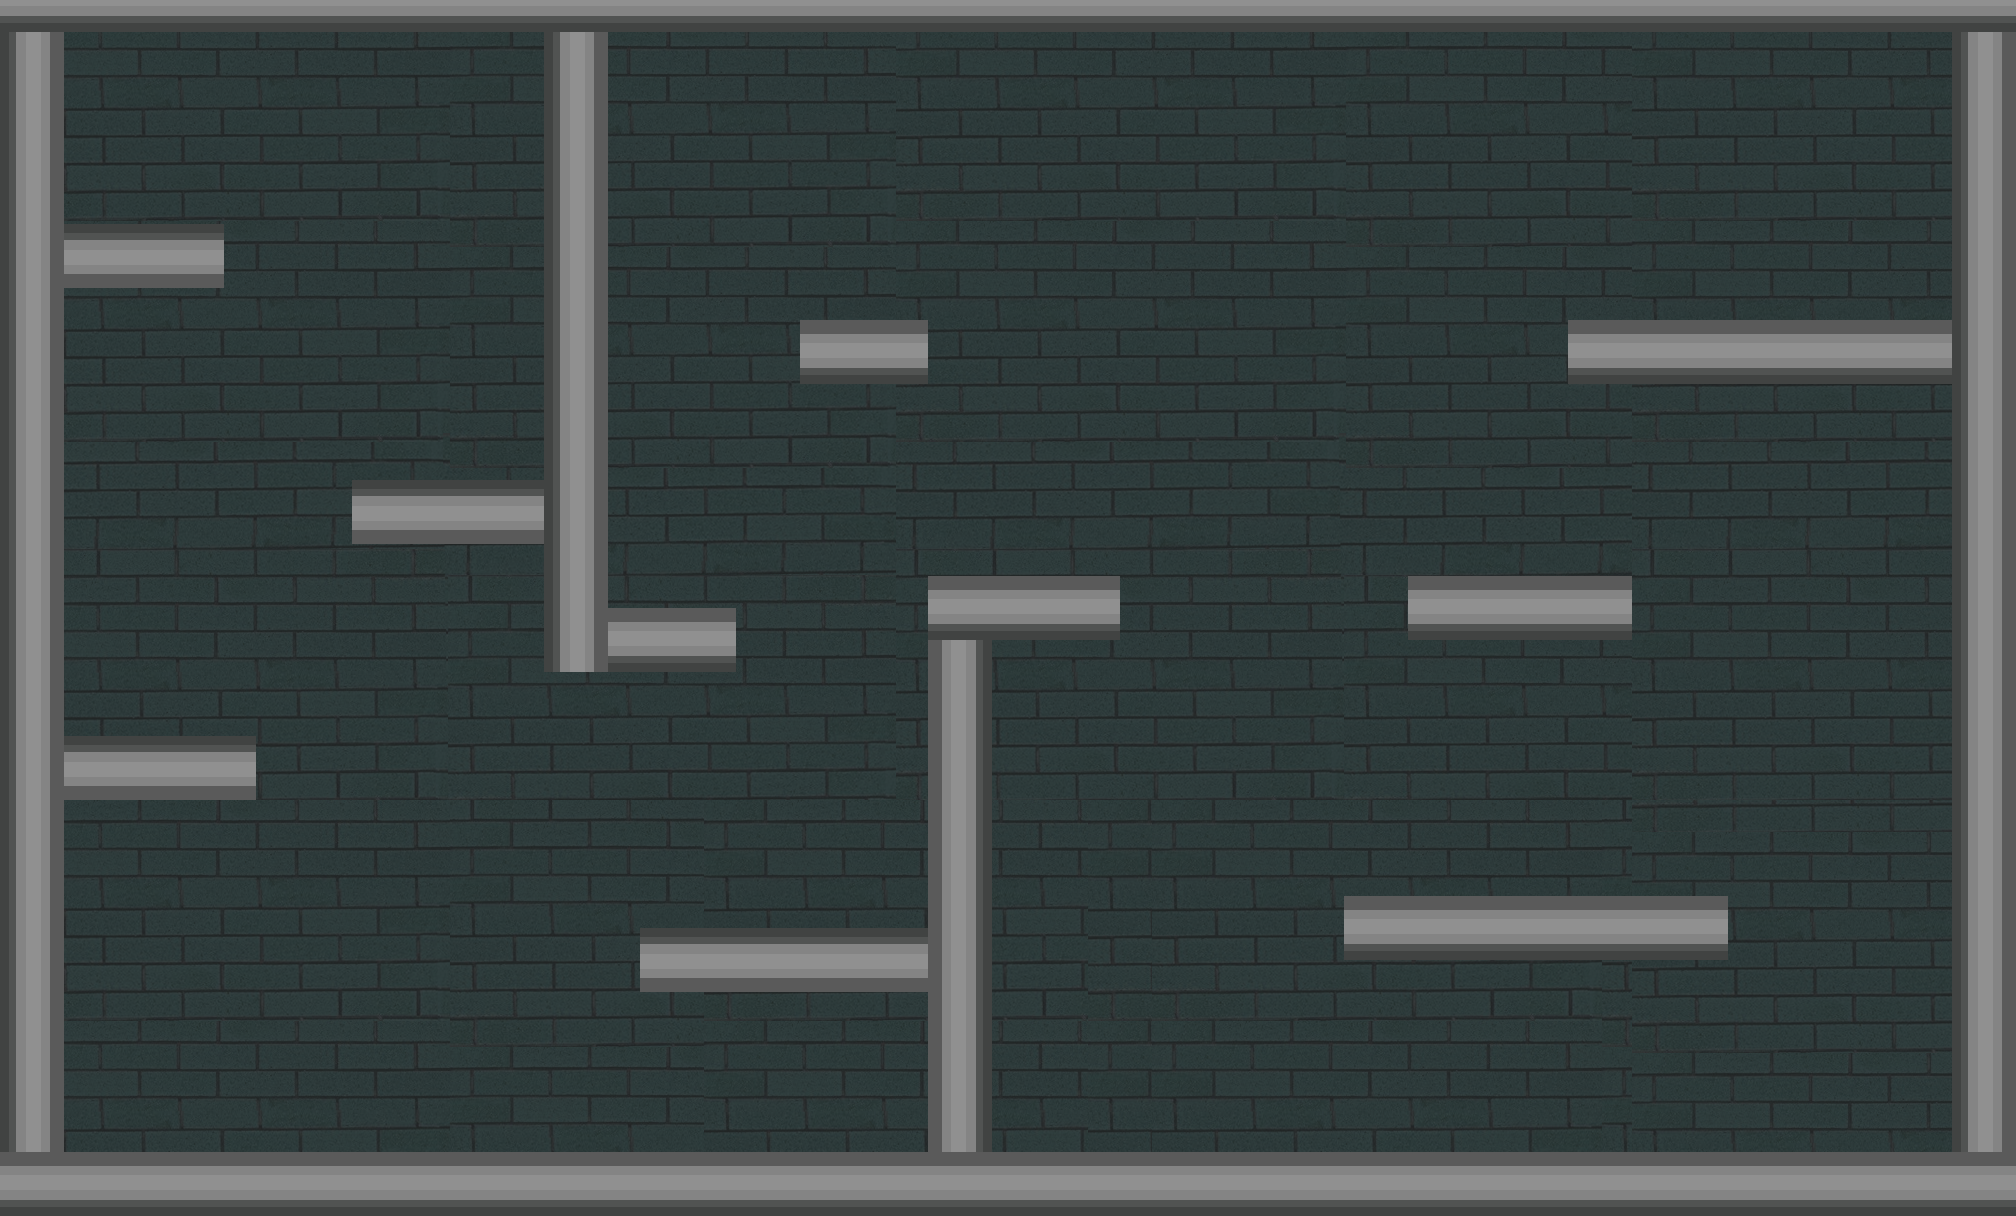

A 2D game scene composited from a Tiled map and its tileset images. What follows is a short description and the map's XML, with each tile layer's data collapsed to a summary:
An orthogonal 63x38 tile map with 32x32 px tiles, 2 tile layers (fondo, plataforma), 2 tilesets and 12 objects (4x bomba, 4x estrella, jugador, salida, estrellla, ...).

<map version="1.10" tiledversion="1.10.1" orientation="orthogonal" renderorder="right-down" width="63" height="38" tilewidth="32" tileheight="32" infinite="0" nextlayerid="4" nextobjectid="14">
 <editorsettings>
  <export target="nivel2.json" format="json" />
 </editorsettings>
 <tileset firstgid="1" name="sky" tilewidth="32" tileheight="32" tilecount="700" columns="28">
  <image source="../images/sky.png" width="897" height="800" />
 </tileset>
 <tileset firstgid="701" name="plataforma" tilewidth="32" tileheight="32" tilecount="24" columns="12">
  <transformations hflip="1" vflip="1" rotate="0" preferuntransformed="0" />
  <properties>
   <property name="colision" type="bool" value="true" />
  </properties>
  <image source="../images/plataforma.jpg" width="387" height="84" />
  <tile id="0">
   <properties>
    <property name="colision" type="bool" value="true" />
   </properties>
  </tile>
  <tile id="1">
   <properties>
    <property name="colision" type="bool" value="true" />
   </properties>
  </tile>
  <tile id="2">
   <properties>
    <property name="colision" type="bool" value="true" />
   </properties>
  </tile>
  <tile id="3">
   <properties>
    <property name="colision" type="bool" value="true" />
   </properties>
  </tile>
  <tile id="4">
   <properties>
    <property name="colision" type="bool" value="true" />
   </properties>
  </tile>
  <tile id="5">
   <properties>
    <property name="colision" type="bool" value="true" />
   </properties>
  </tile>
  <tile id="6">
   <properties>
    <property name="colision" type="bool" value="true" />
   </properties>
  </tile>
  <tile id="7">
   <properties>
    <property name="colision" type="bool" value="true" />
   </properties>
  </tile>
  <tile id="8">
   <properties>
    <property name="colision" type="bool" value="true" />
   </properties>
  </tile>
  <tile id="9">
   <properties>
    <property name="colision" type="bool" value="true" />
   </properties>
  </tile>
  <tile id="10">
   <properties>
    <property name="colision" type="bool" value="true" />
   </properties>
  </tile>
  <tile id="11">
   <properties>
    <property name="colision" type="bool" value="true" />
   </properties>
  </tile>
  <tile id="12">
   <properties>
    <property name="colision" type="bool" value="true" />
   </properties>
  </tile>
  <tile id="13">
   <properties>
    <property name="colision" type="bool" value="true" />
   </properties>
  </tile>
  <tile id="14">
   <properties>
    <property name="colision" type="bool" value="true" />
   </properties>
  </tile>
  <tile id="15">
   <properties>
    <property name="colision" type="bool" value="true" />
   </properties>
  </tile>
  <tile id="16">
   <properties>
    <property name="colision" type="bool" value="true" />
   </properties>
  </tile>
  <tile id="17">
   <properties>
    <property name="colision" type="bool" value="true" />
   </properties>
  </tile>
  <tile id="18">
   <properties>
    <property name="colision" type="bool" value="true" />
   </properties>
  </tile>
  <tile id="19">
   <properties>
    <property name="colision" type="bool" value="true" />
   </properties>
  </tile>
  <tile id="20">
   <properties>
    <property name="colision" type="bool" value="true" />
   </properties>
  </tile>
  <tile id="21">
   <properties>
    <property name="colision" type="bool" value="true" />
   </properties>
  </tile>
  <tile id="22">
   <properties>
    <property name="colision" type="bool" value="true" />
   </properties>
  </tile>
  <tile id="23">
   <properties>
    <property name="colision" type="bool" value="true" />
   </properties>
  </tile>
 </tileset>
 <layer id="1" name="fondo" width="63" height="38">
  <data>[2394 cells, 2394 non-empty, 700 distinct tile ids]</data>
 </layer>
 <layer id="2" name="plataforma" width="63" height="38">
  <properties>
   <property name="colision" type="bool" value="true" />
  </properties>
  <data>[2394 cells, 543 non-empty, 24 distinct tile ids]</data>
 </layer>
 <objectgroup id="3" name="objetos">
  <object id="1" name="jugador" x="154" y="186">
   <point />
  </object>
  <object id="2" name="salida" x="1882" y="308">
   <point />
  </object>
  <object id="3" name="bomba" x="99.7576" y="909.394">
   <point />
  </object>
  <object id="4" name="estrellla" x="495.15" y="449.879">
   <point />
  </object>
  <object id="9" name="bomba" x="1930.24" y="692.061">
   <point />
  </object>
  <object id="5" name="estrella" x="1036.3" y="1130.73">
   <point />
  </object>
  <object id="6" name="estrella" x="864.24" y="258.424">
   <point />
  </object>
  <object id="7" name="estrella" x="1875.76" y="1122.49">
   <point />
  </object>
  <object id="8" name="estrella" x="462.849" y="1116.12">
   <point />
  </object>
  <object id="10" name="bomba" x="708" y="182">
   <point />
  </object>
  <object id="11" name="bomba" x="88" y="460">
   <point />
  </object>
  <object id="13" name="enemy" x="1446" y="1142">
   <point />
  </object>
 </objectgroup>
</map>
